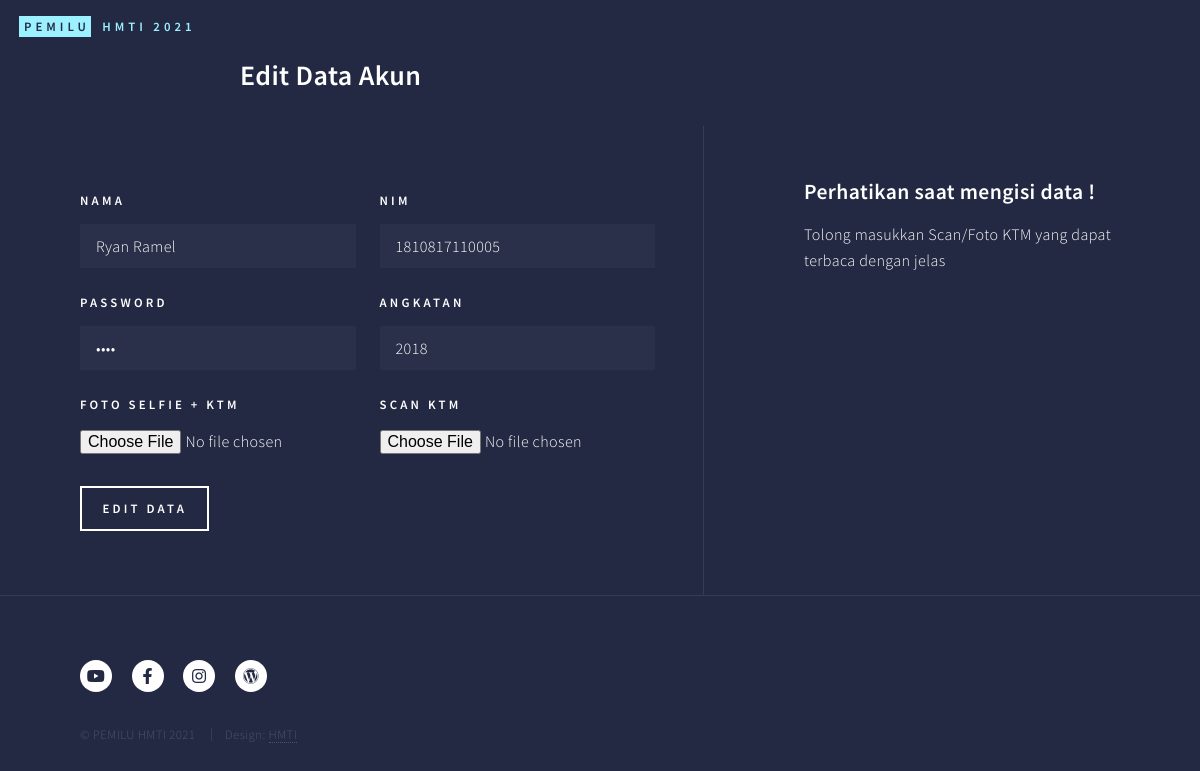
The page /ubahDataUser.php?nim=1810817110005 (signed in) on the database its author committed.
### tables this page shows
CREATE TABLE `user` (
  `nim_user` varchar(15) NOT NULL,
  `nama_user` varchar(50) NOT NULL,
  `angkatan` int(11) NOT NULL,
  `password` varchar(20) NOT NULL,
  `foto_user` varchar(250) NOT NULL,
  `foto_ktm` varchar(250) NOT NULL,
  `status_registrasi` varchar(20) NOT NULL,
  `status_vote` varchar(20) NOT NULL
);

### ubahDataUser.php (the view, shortened to what this page needs)
<?php
    require_once("koneksi.php");
    $nim = $_GET['nim'];
    $ambildata=$pdo_conn->prepare("SELECT * from user WHERE nim_user=".$nim);
    $ambildata->execute();
    $user = $ambildata->fetchAll();
?>
<!DOCTYPE html>
<html lang="en">
<head>
    <link rel="stylesheet" href="assets/css/main.css" />
</head>
<body class="is-preload">
    <div id="wrapper">
        <header id="header" class="alt">
            <a href="#" class="logo"><strong>Pemilu</strong> <span>HMTI 2021</span></a>
        </header>
        <h2 style="padding-left:20%;">Edit Data Akun</h2>
        <section id="contact">
            <div class="inner">
                <section>
                    <form method="post" action="prosesUpdateAkun.php" enctype="multipart/form-data">
                        <div class="fields">
                            <div class="field half">
                                <label for="name">Nama</label>
                                <input type="text" name="nama" required value="<?php echo $user[0]['nama_user']; ?>">
                            </div>
                            <div class="field half">
                                <label for="NIM">NIM</label>
                                <input type="text" name="nim" required value="<?php echo $user[0]['nim_user']; ?>">
                            </div>
                            <div class="field half">
                                <label for="password">Password</label>
                                <input type="password" name="password" required
                                    value="<?php echo $user[0]['password']; ?>">
                            </div>
                            <div class="field half">
                                <label for="angkatan">Angkatan</label>
                                <input type="text" name="angkatan" required value="<?php echo $user[0]['angkatan']; ?>">
                            </div>
                            <div class="field half">
                                <label for="Foto">Foto selfie + KTM</label>
                                <input type="file" name="selfie" required>
                            </div>
                            <div class="field half">
                                <label for="ktm">Scan KTM</label>
                                <input type="file" name="ktm" required>
                            </div>
                        </div>
                        <ul class="actions">
                            <li> <input type="submit" name="update" class="button" value="Edit Data"></li>
                        </ul>
                    </form>
                </section>
                <section class="split">
                    <section>
                        <div class="contact-method">
                            <h3>Perhatikan saat mengisi data !</h3>
                            <p>Tolong masukkan Scan/Foto KTM yang dapat terbaca dengan jelas</p>
                        </div>
                    </section>
                </section>
            </div>
        </section>
        <footer id="footer">
            <div class="inner">
                <ul class="icons">
                    <li><a href="https://www.youtube.com/channel/UCBWvors8mO16aa-GCyscrKw"
                            class="icon brands alt fa-youtube"><span class="label">Twitter</span></a></li>
                    <li><a href="https://www.facebook.com/HMTIFTunlam/" class="icon brands alt fa-facebook-f"></a></li>
                    <li><a href="https://www.instagram.com/hmti_ftulm/" class="icon brands alt fa-instagram"></a></li>
                    <li><a href="https://www.hmti.ft.ulm.ac.id/" class="icon brands alt fa-wordpress"></a></li>
                </ul>
                <ul class="copyright">
                    <li>&copy; PEMILU HMTI 2021</li>
                    <li>Design: <a href="https://www.hmti.ft.ulm.ac.id/">HMTI</a></li>
                </ul>
            </div>
        </footer>
    </div>
</body>
</html>

### rows shown on the page
user: nama "Ryan Ramel", nim "1810817110005", angkatan "2018"
